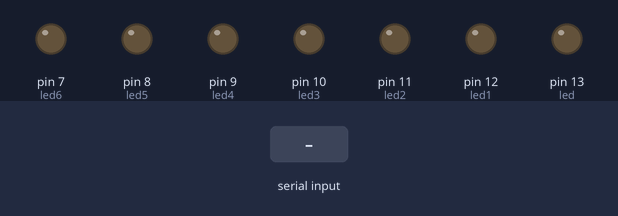
A sketch run on a simulated Arduino Uno, built with avr-gcc and run on an emulated ATmega328P. Parts: output pins drawn as LEDs (lit = HIGH). The test bench sets the inputs (shaded band).

Above: at 1.2 s.
1.3 s: "1" received over Serial
At 1.9 s:
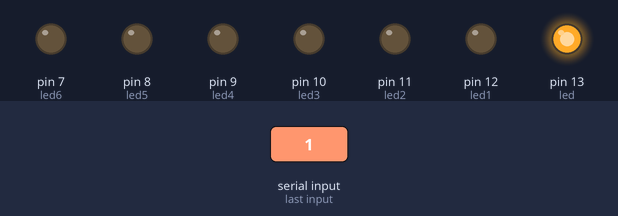
2.8 s: "2" received over Serial
At 4.0 s:
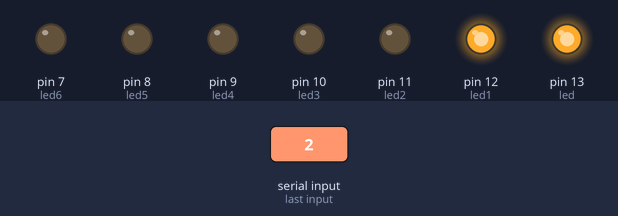
4.3 s: "0" received over Serial
At 5.4 s:
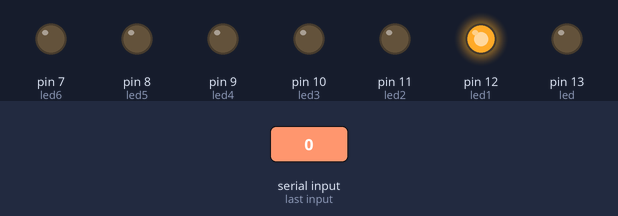
5.8 s: "4" received over Serial
At 6.5 s:
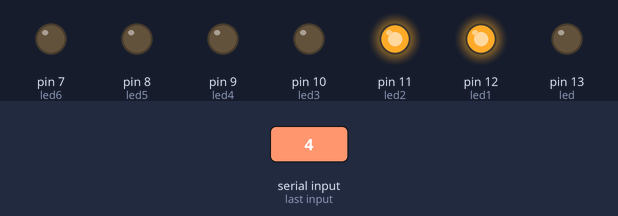
7.3 s: "3" received over Serial
At 7.7 s:
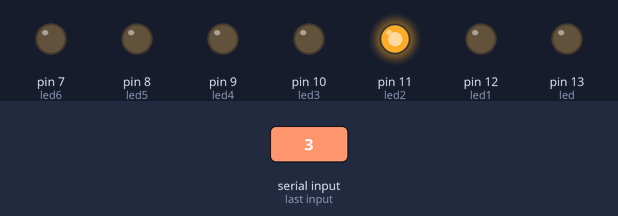
8.8 s: "6" received over Serial
At 10.0 s:
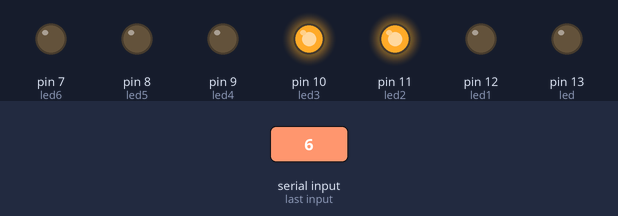
Timing chart, 0 to 11.3 s (numbered marks = the images above; inputs shaded):
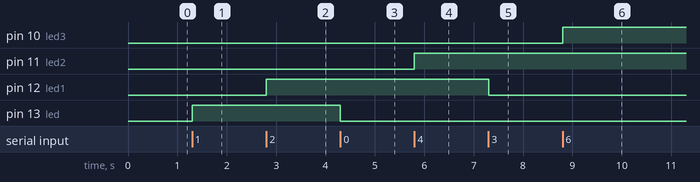

Measured:
- after the input at 1.3 s, pin 13 (led): LOW → HIGH at once
- after the input at 2.8 s, pin 12 (led1): LOW → HIGH at once
- after the input at 4.3 s, pin 13 (led): HIGH → LOW at once
- after the input at 5.8 s, pin 11 (led2): LOW → HIGH at once
- after the input at 7.3 s, pin 12 (led1): HIGH → LOW at once
- after the input at 8.8 s, pin 10 (led3): LOW → HIGH at once

The sketch:

proyecto_final.ino
```cpp
int led = 13;
int led1= 12;
int led2= 11;
int led3= 10;
int led4= 9;
int led5= 8;
int led6= 7;
char mydata=0;

//estados


void setup() {

  pinMode(led, OUTPUT);
  pinMode(led1, OUTPUT);
  pinMode(led2, OUTPUT);
  pinMode(led3, OUTPUT);
  pinMode(led4, OUTPUT);
  pinMode(led5, OUTPUT);
  pinMode(led6, OUTPUT);
    Serial.begin(9600);
}


void loop() {

 mydata= int(Serial.read());

if (mydata=='1')
  digitalWrite(led, HIGH);
if (mydata=='0')
  digitalWrite(led, LOW);


if (mydata=='2')
  digitalWrite(led1, HIGH);

  if(mydata=='3')
  digitalWrite(led1, LOW);


if (mydata=='4')
  digitalWrite(led2, HIGH);

  if(mydata=='5')
  digitalWrite(led2, LOW);


if (mydata=='6')
  digitalWrite(led3, HIGH);

  if(mydata=='7')
  digitalWrite(led3, LOW);

if (mydata=='8')
  digitalWrite(led4, HIGH);

  if(mydata=='9')
  digitalWrite(led4, LOW);

if (mydata=='a')
  digitalWrite(led5, HIGH);

  if(mydata=='b')
  digitalWrite(led5, LOW);

if (mydata=='c')
  digitalWrite(led6, HIGH);

  if(mydata=='d')
  digitalWrite(led6, LOW);


if (mydata=='e')
  digitalWrite(led,HIGH);


  if(mydata=='f')
  digitalWrite(led,LOW);


}
```
